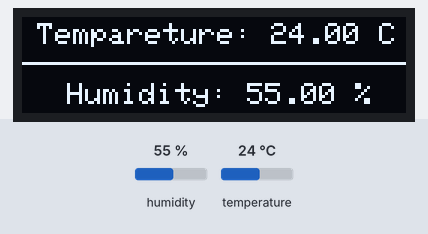
A sketch run on a simulated Arduino Uno, built with avr-gcc and run on an emulated ATmega328P. On the bench: 128×32 one-colour display. Inputs (shaded band) come from the test bench; at power-on: humidity 55 %, temperature 24 °C. What the sketch prints to the serial monitor is not drawn.

Above: at 2.8 s.
2.9 s: humidity set to 22 %
At 3.9 s:
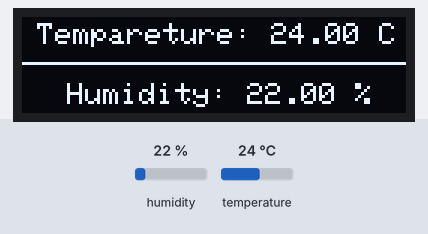
7.1 s: temperature set to 12 °C
At 7.7 s:
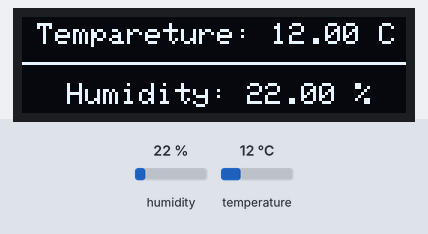
8.7 s: humidity set to 40 %
At 10.1 s:
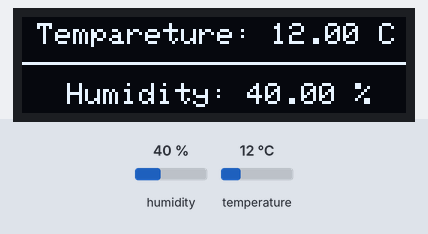
11.8 s: temperature set to 19 °C
At 13.2 s:
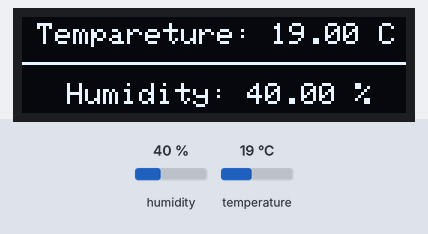
Timing chart, 0 to 14.8 s (numbered marks = the images above; inputs shaded):
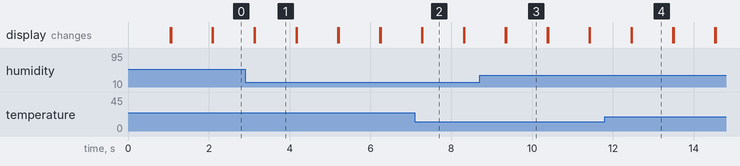

The sketch:

DHT_Sensor.ino
```cpp
//Tempareture & Humidity measurment with DHT11 Sensor (TechStudyCell)
#include <SPI.h>
#include <Wire.h>
#include <Adafruit_GFX.h>
#include <Adafruit_SSD1306.h>
#include <Adafruit_Sensor.h>
#include <DHT.h>
#include <DHT_U.h>

#define SCREEN_WIDTH 128 // OLED display width, in pixels
#define SCREEN_HEIGHT 32 // OLED display height, in pixels

// Declaration for an SSD1306 display connected to I2C (SDA, SCL pins)
#define OLED_RESET     4 // Reset pin # (or -1 if sharing Arduino reset pin)
Adafruit_SSD1306 display(SCREEN_WIDTH, SCREEN_HEIGHT, &Wire, OLED_RESET);

#define DHTPIN 2     // Digital pin connected to the DHT sensor
// Feather HUZZAH ESP8266 note: use pins 3, 4, 5, 12, 13 or 14 --
// Pin 15 can work but DHT must be disconnected during program upload.

// Uncomment the type of sensor in use:
//#define DHTTYPE    DHT11     // DHT 11
#define DHTTYPE    DHT22     // DHT 22 (AM2302)
//#define DHTTYPE    DHT21     // DHT 21 (AM2301)

DHT_Unified dht(DHTPIN, DHTTYPE);

uint32_t delayMS;

void setup() {
  Serial.begin(9600);
  // SSD1306_SWITCHCAPVCC = generate display voltage from 3.3V internally
  display.begin(SSD1306_SWITCHCAPVCC, 0x3C);  // Address 0x3C for 128x32
  display.setTextSize(1);
  display.setTextColor(WHITE);
  display.clearDisplay(); // Clear display buffer
  // Initialize device.
  dht.begin();
  sensor_t sensor;

  // Set delay between sensor readings based on sensor details.
  //delayMS = sensor.min_delay / 1000;
  delayMS = 1000;
}

void loop() {
  // Delay between measurements.
  delay(delayMS);

  // Get temperature event and print its value.
  sensors_event_t event;
  dht.temperature().getEvent(&event);
  if (isnan(event.temperature)) {
    Serial.println(F("Error reading temperature!"));
  }
  else {
    Serial.print(F("Temperature: "));
    Serial.print(event.temperature);
    Serial.println(F("°C"));

    display.setCursor(5,2);
    display.print("Tempareture: ");
    display.print(event.temperature);
    display.print(" C");
    display.println();
    display.display();

  }
  display.drawLine(0,15, display.width()-1,15, WHITE);

  // Get humidity event and print its value.
  dht.humidity().getEvent(&event);
  if (isnan(event.relative_humidity)) {
    Serial.println(F("Error reading humidity!"));
  }
  else {
    Serial.print(F("Humidity: "));
    Serial.print(event.relative_humidity);
    Serial.println(F("%"));

    display.setCursor(15,22);
    display.print("Humidity: ");
    display.print(event.relative_humidity);
    display.print(" %");
    display.display();

  }

  display.clearDisplay();
}
```

Measured:
- after the input at 2.9 s, the display: first differs from a run without the input after 0.24 s (image 1)
- after the input at 7.1 s, the display: first changes after 0.17 s (image 2 shows a later state)
- after the input at 8.7 s, the display: first differs from a run without the input after 0.66 s (image 3)
- after the input at 11.8 s, the display: first changes after 0.65 s (image 4 shows a later state)
- what the display in image 1 shows lasts 1.1 s, from 3.1 s to 4.2 s
